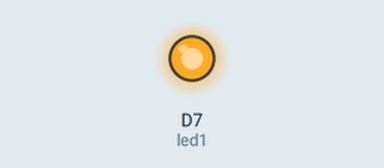
Simulated run of this sketch. Board: ESP8266 (NodeMCU). Parts: output pins drawn as LEDs (lit = HIGH).

Above: at 1.5 s.
At 32.0 s:
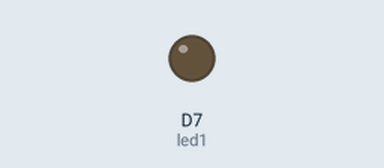
Timing chart, 0 to 36.4 s (numbered marks = the images above):
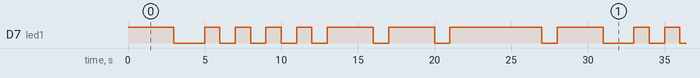

The sketch:

BlinkName.ino
```cpp
// ------------
// Blink an LED
// ------------
// Fisrt Name : SENAL
// Last Name: ARIYARATNE

int led1 = D7; // Instead of writing D7 over and over again, we'll write led1

void setup() {

  // We are going to tell our device that D0 and D7 (which we named led1 and led2 respectively) are going to be output
  // (That means that we will be sending voltage to them, rather than monitoring voltage that comes from them)

  // It's important you do this here, inside the setup() function rather than outside it or in the loop function.

  pinMode(led1, OUTPUT);

}

// Next we have the loop function, the other essential part of a microcontroller program.
// This routine gets repeated over and over, as quickly as possible and as many times as possible, after the setup function is called.

void loop() {
  // SENAL

  // START
  // Fist the led wil blink for three times, then start the first letter.
  // For a dot the delay is 1 second and for - is 2 seconds.
  digitalWrite(led1, HIGH);
  delay(1000);
  digitalWrite(led1, LOW);
  digitalWrite(led1, HIGH);
  delay(1000);
  digitalWrite(led1, LOW);
  digitalWrite(led1, HIGH);
  delay(1000);
  digitalWrite(led1, LOW);
  delay(2000);


 // S : "... " Mose Code

  digitalWrite(led1, HIGH);
  delay(1000);
  digitalWrite(led1, LOW);
  delay(1000);
  digitalWrite(led1, HIGH);
  delay(1000);
  digitalWrite(led1, LOW);
  delay(1000);
  digitalWrite(led1, HIGH);
  delay(1000);
  digitalWrite(led1, LOW);

  delay(1000);


 // E : "." Morse CODE
  digitalWrite(led1, HIGH);
  delay(1000);
  digitalWrite(led1, LOW);

  delay(1000);

  // N : "-."

  digitalWrite(led1, HIGH);
  delay(2000);
  digitalWrite(led1, LOW);
  digitalWrite(led1, HIGH);
  delay(1000);
  digitalWrite(led1, LOW);

  delay(1000);

  //A : ".-"

  digitalWrite(led1, HIGH);
  delay(1000);
  digitalWrite(led1, LOW);
  digitalWrite(led1, HIGH);
  delay(2000);
  digitalWrite(led1, LOW);

 delay(1000);

 // L : ".-.."
  digitalWrite(led1, HIGH);
  delay(1000);
  digitalWrite(led1, LOW);
  digitalWrite(led1, HIGH);
  delay(2000);
  digitalWrite(led1, LOW);
  digitalWrite(led1, HIGH);
  delay(1000);
  digitalWrite(led1,LOW);
  digitalWrite(led1, HIGH);
  delay(1000);
  digitalWrite(led1, LOW);
  digitalWrite(led1, HIGH);
  delay(1000);
  digitalWrite(led1, LOW);

// Wait 1 second...
  delay(1000);

  // And repeat!
}
```

Measured:
- by itself, D7 (led1): repeats every 28.0 s: LOW 2.0 s, 4 × (HIGH 1.0 s, LOW 1.0 s), 2 × (HIGH 3.0 s, LOW 1.0 s), HIGH 6.0 s, LOW 1.0 s, HIGH 3.0 s
- by itself, everything shown: repeats every 28.0 s, in 16 steps
